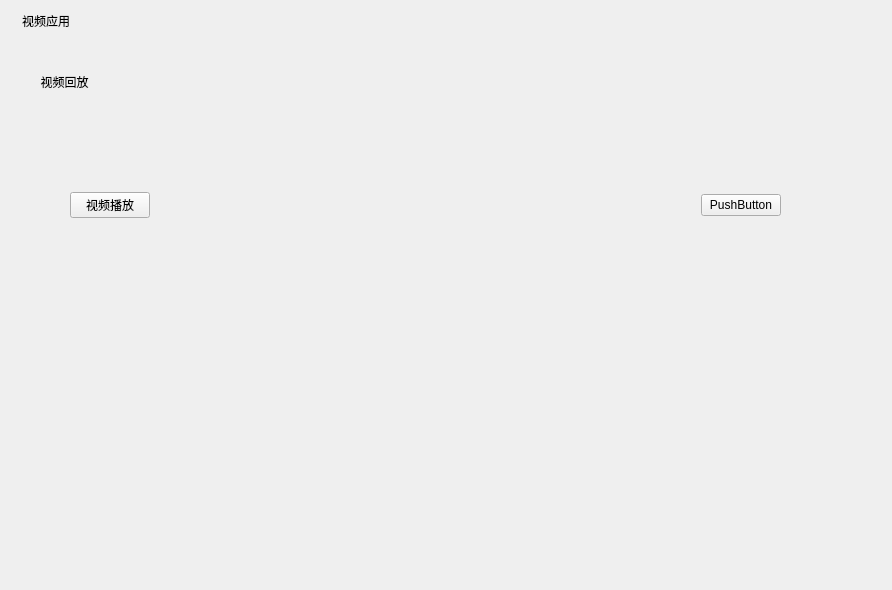
<?xml version="1.0" encoding="UTF-8"?>
<ui version="4.0">
 <class>MediaWidget</class>
 <widget class="QWidget" name="MediaWidget">
  <property name="geometry">
   <rect>
    <x>0</x>
    <y>0</y>
    <width>892</width>
    <height>590</height>
   </rect>
  </property>
  <property name="windowTitle">
   <string>Form</string>
  </property>
  <widget class="QGroupBox" name="groupBox_video">
   <property name="geometry">
    <rect>
     <x>20</x>
     <y>10</y>
     <width>821</width>
     <height>131</height>
    </rect>
   </property>
   <property name="styleSheet">
    <string notr="true">border:none;</string>
   </property>
   <property name="title">
    <string>视频应用</string>
   </property>
   <layout class="QHBoxLayout" name="horizontalLayout_2">
    <property name="leftMargin">
     <number>16</number>
    </property>
    <property name="topMargin">
     <number>36</number>
    </property>
    <property name="rightMargin">
     <number>16</number>
    </property>
    <property name="bottomMargin">
     <number>24</number>
    </property>
    <item>
     <widget class="QToolButton" name="Button_videoPlayback">
      <property name="text">
       <string>视频回放</string>
      </property>
      <property name="icon">
       <iconset>
        <normaloff>:/asset/Home/playback.svg</normaloff>:/asset/Home/playback.svg</iconset>
      </property>
      <property name="iconSize">
       <size>
        <width>48</width>
        <height>48</height>
       </size>
      </property>
      <property name="toolButtonStyle">
       <enum>Qt::ToolButtonTextUnderIcon</enum>
      </property>
     </widget>
    </item>
    <item>
     <spacer name="horizontalSpacer">
      <property name="orientation">
       <enum>Qt::Horizontal</enum>
      </property>
      <property name="sizeHint" stdset="0">
       <size>
        <width>40</width>
        <height>20</height>
       </size>
      </property>
     </spacer>
    </item>
   </layout>
  </widget>
  <widget class="QWidget" name="widget_homeTitler" native="true">
   <property name="geometry">
    <rect>
     <x>70</x>
     <y>180</y>
     <width>711</width>
     <height>51</height>
    </rect>
   </property>
   <layout class="QHBoxLayout" name="horizontalLayout">
    <item>
     <widget class="QPushButton" name="pushButton">
      <property name="text">
       <string>视频播放</string>
      </property>
     </widget>
    </item>
    <item>
     <spacer name="horizontalSpacer_2">
      <property name="orientation">
       <enum>Qt::Horizontal</enum>
      </property>
      <property name="sizeHint" stdset="0">
       <size>
        <width>518</width>
        <height>20</height>
       </size>
      </property>
     </spacer>
    </item>
    <item>
     <widget class="QPushButton" name="pushButton_2">
      <property name="text">
       <string>PushButton</string>
      </property>
     </widget>
    </item>
   </layout>
  </widget>
 </widget>
 <resources/>
 <connections/>
</ui>
